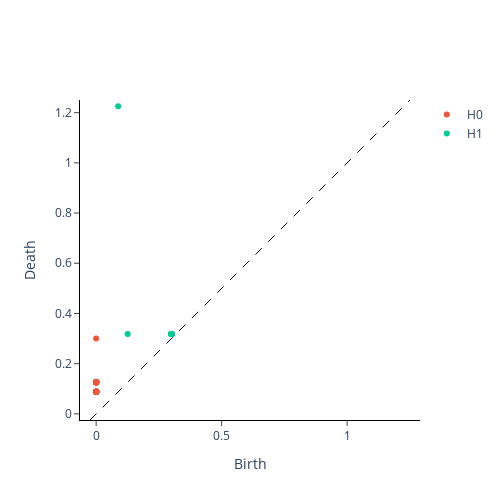

The notebook cell this image was saved under:
### Markdown cell above
2) Vector Rips persistence

### Code cell
vr = VietorisRipsPersistence()
xt = vr.fit_transform(x)
vr.plot(xt, sample = i)
